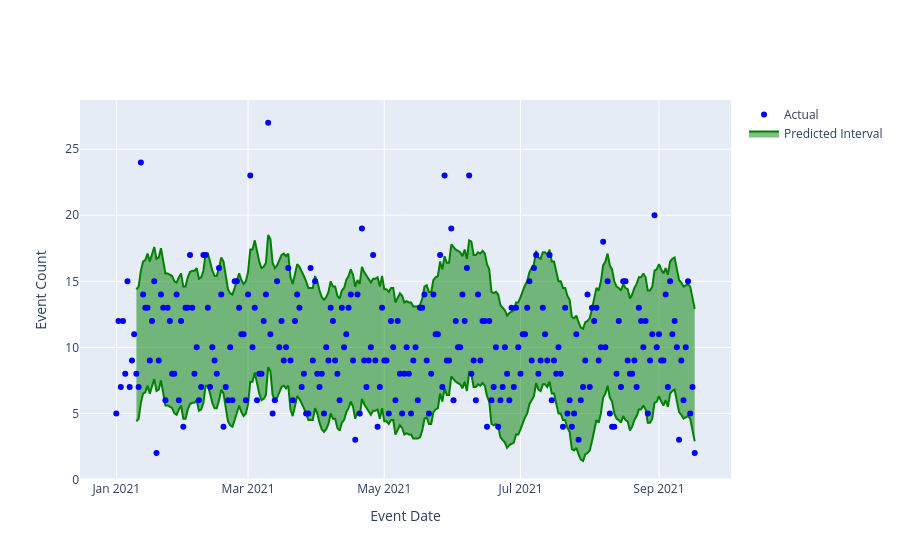

Notebook cell for this chart:
### Markdown cell above
### Moving Average

### Code cell
daily = pd.DataFrame(df.groupby('TimeFK_Event_Date').size(), columns=['Event_Count'])

# Simple Moving Average
daily['MA'] = daily.iloc[:,0].rolling(window=10).mean()
daily['Upper'] = daily['MA'] + 5
daily['Lower'] = daily['MA'] - 5

fig = go.Figure()
fig.add_trace(go.Scatter(x=daily.index, y=daily['Lower'],fill=None, 
                         mode='lines', line_color='green', showlegend=False))
fig.add_trace(go.Scatter(x=daily.index, y=daily['Upper'], fill='tonexty', 
                         mode='lines', line_color='green', name='Predicted Interval'))
fig.add_trace(go.Scatter(x=daily.index, y=daily['Event_Count'], fill=None, 
                         mode='markers', marker=dict(color='blue'), name='Actual'))
fig.update_layout(
    xaxis_title='Event Date', 
    yaxis_title='Event Count'
)

fig.show()

### Figure 1 — Plotly figure (JSON) as saved in the notebook; plotly's stock layout.template omitted (floating-point values rounded to 4 significant figures; data arrays with more than 128 entries replaced by an {"elided": "..."} marker saying what was removed)
{"data": [{"line": {"color": "green"}, "mode": "lines", "showlegend": false, "type": "scatter", "x": {"elided": "260 str values"}, "y": {"elided": "260 float values"}}, {"fill": "tonexty", "line": {"color": "green"}, "mode": "lines", "name": "Predicted Interval", "type": "scatter", "x": {"elided": "260 str values"}, "y": {"elided": "260 float values"}}, {"marker": {"color": "blue"}, "mode": "markers", "name": "Actual", "type": "scatter", "x": {"elided": "260 str values"}, "y": {"elided": "260 int values"}}], "layout": {"xaxis": {"title": {"text": "Event Date"}}, "yaxis": {"title": {"text": "Event Count"}}}}
